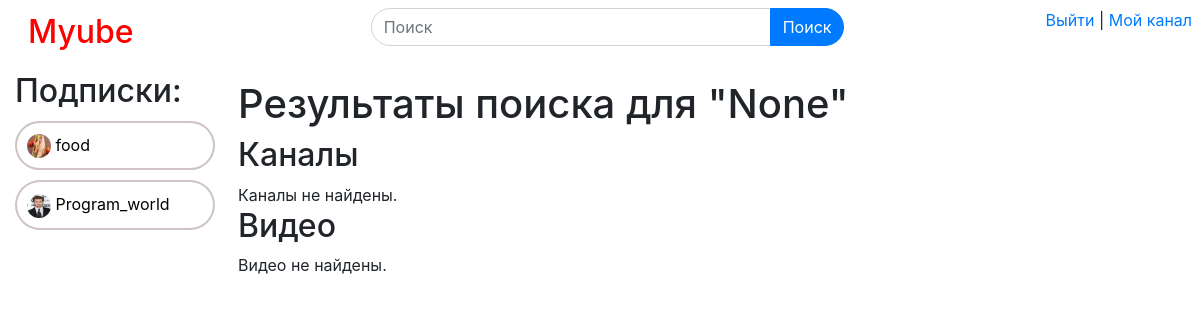
The app's page /search/ (signed in) with its own data.
### videos/models.py (models this page shows, shortened)
class Subscription(models.Model):
    user = models.ForeignKey(get_user_model(), on_delete=models.CASCADE)
    channel = models.ForeignKey(Channel, on_delete=models.CASCADE)
    class Meta:
        unique_together = ('user', 'channel')

class Channel(models.Model):
    user = models.OneToOneField(get_user_model(), on_delete=models.CASCADE, unique=True)
    name = models.CharField(max_length=255)
    overview = models.TextField()
    small_image = models.ImageField(upload_to='channel_images/small/')
    large_image = models.ImageField(upload_to='channel_images/large/')
    slug = models.SlugField(max_length=255, unique=True, blank=True)

### videos/views.py (the view, shortened to what this page needs)
# urls.py: path('search/', views.search, name='search'),
def search(request):
    query = request.GET.get('query')
    videos = []
    channels = []
    return render(request, 'search_results.html', {
        'query': query,
        'videos': videos,
        'channels': channels,
    })

### videos/context_processors.py (called while the page is built)
def get_subscribes_context(request):
    m = Subscription.objects.all()
    return {'s':  m}

### videos/templates/search_results.html (shortened to what this page needs)
{% extends 'base.html' %}
{% block content %}
    <h1>Результаты поиска для "{{ query }}"</h1>
    <h2>Каналы</h2>
    {% for channel in channels %}
<img src="{{ channel.small_image.url }}"  style="padding: 3px; width: 35px; height: 35px; border-radius: 50%;" alt="">
        <a href="{{ channel.get_absolute_url }}" style="color: black; text-decoration: none;">
            {{ channel.name }}
            <p>{{ channel.overview }}</p>
        </a>
    {% empty %}
        Каналы не найдены.
    {% endfor %}
    <h2>Видео</h2>
    <div style="justify-content: center;">
        {% for i in videos %}
            <div>
                <div class="col-sm" style="display: flex;justify-content: center; margin: 10px 0;">
                    <a href="{{ i.get_absolute_url }}" style="color: black; text-decoration: none;max-width: 40rem; width: 100%">
                        <div  style="max-width: 40rem; min-width: 14rem; border: 2px solid #524d4d8c; display: flex; border-radius: 20px;">
                        <img src="{{ i.banner.url }}" class="card-img-top" alt="" style="height: 10rem; width: 50%; border-radius: 20px;">
                            <div class="card-body">
                                <h5 class="card-title" height="80px">{{ i.title }}</h5>
                                <div class="card-text"><img src="{{ i.channel.small_image.url }}" style="padding: 3px; width: 35px; height: 35px; border-radius: 50%;">{{ i.channel.name }}<div class="item">Просмотров: {{ i.views }}</div></div>
                            </div>
                        </div>
                    </a>
                </div>
                <a href="{{ video.get_absolute_url }}">{{ video.title }}</a>
                <p>{{ video.overview }}</p>
            </div>
        {% empty %}
            <div>Видео не найдены.</div>
        {% endfor %}
    </div>
{% endblock %}

### mytube/templates/base.html (shortened to what this page needs)
<!DOCTYPE html>
<html lang="ru" style="height: 100%;">
<head>
    <link rel="stylesheet" href="https://cdn.jsdelivr.net/npm/bootstrap@4.3.1/dist/css/bootstrap.min.css">
</head>
<body style="height: 100%;">
<div class="big_navbar">
    <div class="d-flex justify-content-between">
        <div class="p-2 bd-highlight">
            <a class="navbar-brand" href="/"><p class="h2" style="color: red; padding: 0 20px;">Myube</p></a>
        </div>
        <div class="p-2 bd-highlight">
            <form action="{% url 'search' %}" method="get">
                <div class="form-row align-items-center">
                    <div class="col-auto">
                        <div class="input-group mb-2">
                            <input type="text" name="query" class="form-control " id="inlineFormInputGroup" style="border-radius: 150px 0 0 150px; width: 400px" placeholder="Поиск">
                            <div class="input-group-append">
                                <button type="submit" class="btn btn-primary mb-2" style="border-radius: 0 150px 150px 0;">Поиск</button>
                            </div>
                        </div>
                  </div>
                </div>
            </form>
        </div>
        <div class="p-2 bd-highlight">
            {% if user.is_authenticated %}
                <a href="{% url 'logout' %}">Выйти</a> | <a href="{% url 'mychannel' %}">Мой канал</a>
            {% else %}
                <a href="{% url 'social:begin' 'google-oauth2' %}">Войти</a>
            {% endif %}
        </div>
    </div>
</div>
    <div class="d-flex flex-row bd-highlight mb-2" style="">
        <div class="p-2 bd-highlight big_navbar" style="padding: 0 !important; height: 100%;background-color: white;">
            <div class="container" style="background-color: white;">
                <h2>Подписки:</h2>
                {% for i in s %}
                {% if i.user.id == user.id %}
                <div class="card" style="width: 200px; border-radius: 30px; margin: 10px 0; border: 2px solid #81626261;">
                    <a style="color: black;text-decoration: none;" href="{% url 'chanel' slug=i.channel.slug %}">
                        <div class="card-body" style="width: 200px; overflow: hidden; white-space: nowrap; text-overflow: ellipsis; padding: 10px;">
                            <img class="img rounded-circle" style="width: 24px; height: 24px;" src="{{ i.channel.large_image.url }}" alt="">
                            {{ i.channel.name }}
                        </div>
                    </a>
                </div>
                {% endif %}
                {% endfor %}
            </div>
        </div>
        <div class="p-2 bd-highlight" style="width: 100%">
            {% block content %}
            {% endblock %}
        </div>
    </div>
</body>
</html>

### mytube/templates/base.html (style rules this page uses)
.big_navbar { display: block; }

### records on screen
Subscription: channel.large_image (picture), channel.name "food"
Subscription: channel.large_image (picture), channel.name "Program_world"

### other values on screen
{{ query }} "None"
